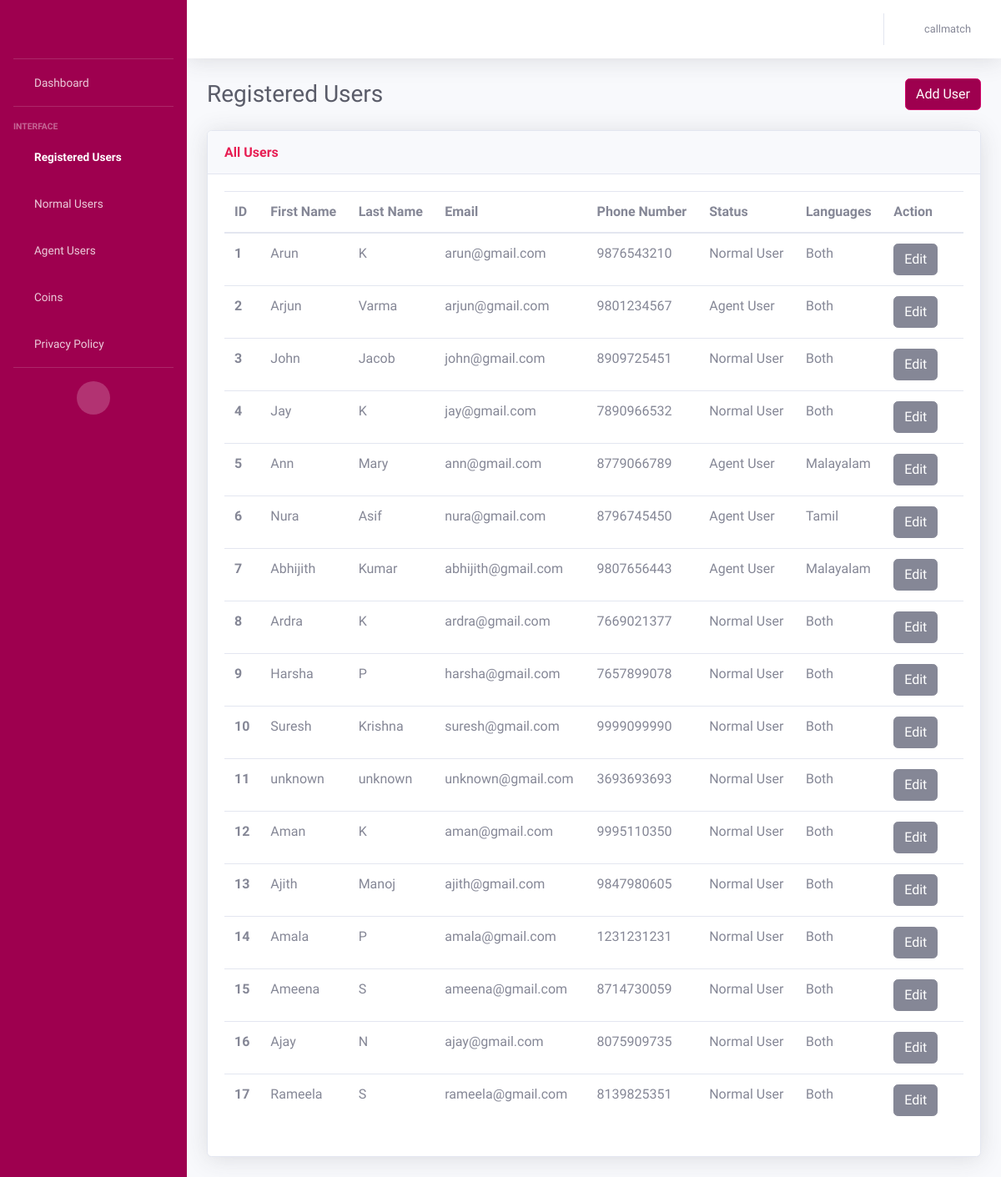
The page /users (signed in) on the database as committed earlier.
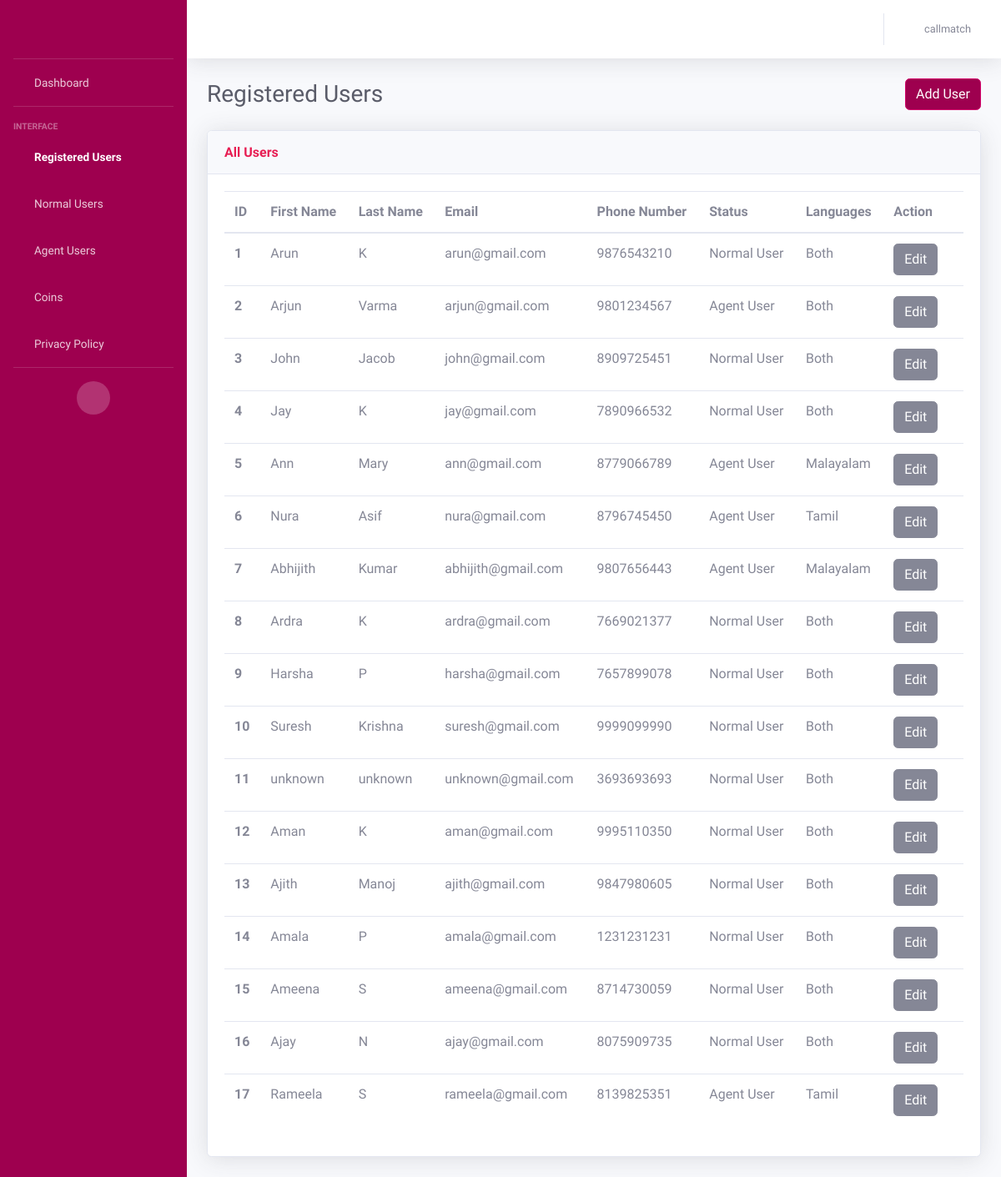
The same page on the database as committed later.
### AdminApp/models.py (models this page shows, shortened)
class CustomerModel(models.Model):
    NORMAL_USER = 'Normal User'
    AGENT_USER = 'Agent User'
    USER_STATUS_CHOICES = [
        (NORMAL_USER, 'Normal User'),
        (AGENT_USER, 'Agent User'),
    ]
    BOTH = 'Both'
    MALAYALAM = 'Malayalam'
    TAMIL = 'Tamil'
    LANGUAGE_CHOICES = [
        (BOTH, 'Both'),
        (MALAYALAM, 'Malayalam'),
        (TAMIL, 'Tamil'),
    ]
    MALE = 'Male'
    FEMALE = 'Female'
    GENDER_CHOICES = [
        (MALE, 'Male'),
        (FEMALE, 'Female')
    ]
    customer_id = models.AutoField(primary_key=True)
    customer_first_name = models.CharField(max_length=100, default="unknown")
    customer_last_name = models.CharField(max_length=100, default="unknown")
    customer_email = models.EmailField(default="unknown")
    customer_contact = models.CharField(max_length=50)
    gender = models.CharField(
        max_length=20,
        choices=GENDER_CHOICES,
        null=True
    )
    status = models.CharField(
        max_length=20,
        choices=USER_STATUS_CHOICES,
        default=NORMAL_USER,
    )
    is_online = models.BooleanField(default=False)
    languages = models.CharField(
        max_length=20,
        choices=LANGUAGE_CHOICES,
        default=BOTH,
    )
    is_existing = models.BooleanField(default=False)
    adhaar_no = models.CharField(max_length=50, default="unknown")
    rating = models.IntegerField()
    terms_conditions = models.BooleanField(default=False)
    customer_password = models.CharField(max_length=100)
    @property
    def rating(self):
        from .models import RatingModel
        rating = RatingModel.objects.filter(agent=self).aggregate(Avg('ratings')).get('ratings__avg')
        return rating if rating is not None else 0

### AdminApp/views.py (the view, shortened to what this page needs)
# urls.py: path('users', views.registered_users, name='users'),
def registered_users(request):
    username = request.session.get('user', None)
    if username is None:
        return redirect('/login')
    else:
        users = CustomerModel.objects.all()
    return render(request, 'registered_users.html', {'users': users, 'username': username})

### templates/registered_users.html (shortened to what the changed rows need)
<!DOCTYPE html>
<html lang="en">
<head>
    {% load static %}
    <link href="{% static 'vendor/fontawesome-free/css/all.min.css' %}" rel="stylesheet" type="text/css">
    <link href="{% static 'css/sb-admin-2.min.css' %}" rel="stylesheet">
</head>
<body id="page-top">
    <div id="wrapper">
        <div id="content-wrapper" class="d-flex flex-column">
            <div id="content">
                <div class="container-fluid">
                    <div class="d-sm-flex align-items-center justify-content-between mb-4">
                        <h1 class="h3 mb-0 text-gray-800">Registered Users</h1>
                    </div>
                    <div class="row">
                        <div class="col">
                            <div class="card shadow mb-4">
                                <div class="card-body">
                                    <div class="table-responsive">
                                        <table class="table table-hover all-users">
                                          <thead>
                                            <tr>
                                              <th scope="col">ID</th>
                                              <th scope="col">First Name</th>
                                              <th scope="col">Last Name</th>
                                              <th scope="col">Email</th>
                                              <th scope="col">Phone Number</th>
                                              <th scope="col">Status</th>
                                              <th scope="col">Languages</th>
                                              <th scope="col">Action</th>
                                            </tr>
                                          </thead>
                                          <tbody>
                                          {% for user in users %}
                                            <tr>
                                               <th scope="row">{{ forloop.counter }}</th>
                                              <td>{{user.customer_first_name}}</td>
                                              <td>{{user.customer_last_name}}</td>
                                              <td>{{user.customer_email}}</td>
                                              <td>{{user.customer_contact}}</td>
                                              <td>
                                                <span id="status_text_{{ user.customer_id }}">{{ user.status }}</span>
                                              </td>
                                                <td>
                                                    <span id="languages_text_{{ user.customer_id }}">{{ user.languages }}</span>
                                                </td>
                                              <td>
                                                <button id="edit_button_{{ user.customer_id }}" class="btn btn-secondary" onclick="editStatus('{{ user.customer_id }}')">Edit</button>
                                                <form id="delete_form_{{ user.customer_id }}" method="POST" action="{% url 'delete_user' %}" style="display: inline;">
                                                    <i class="fas fa-trash" onclick="document.getElementById('delete_form_{{ user.customer_id }}').submit();" style="cursor: pointer;"></i>
                                                </form>
                                              </td>
                                            </tr>
                                          {% endfor %}
                                          </tbody>
                                        </table>
                                    </div>
                                </div>
                            </div>
                        </div>
                    </div>
                </div>
            </div>
        </div>
    </div>
</body>
</html>

Rows that differ between the two databases and show on the page:
changed CustomerModel "Rameela": status "Normal User" → "Agent User"; languages "Both" → "Tamil"
